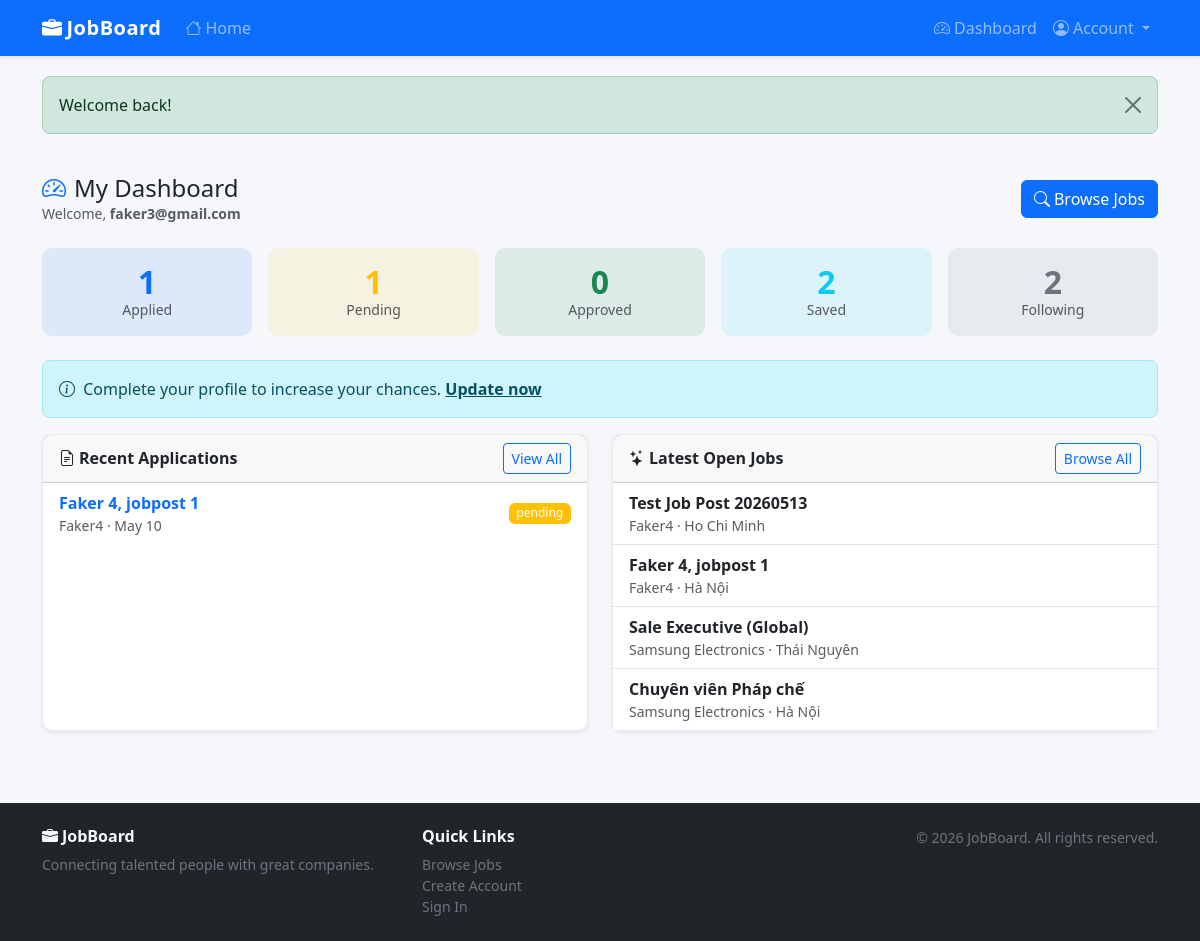
Page /jobseeker/dashboard.php (signed in) on the committed database.
### tables this page shows
CREATE TABLE `jobseeker_profiles` (
  `id`          int(10) UNSIGNED NOT NULL AUTO_INCREMENT,
  `user_id`     int(10) UNSIGNED NOT NULL,
  `fullname`    varchar(150)     NOT NULL DEFAULT '',
  `phone`       varchar(30)      DEFAULT NULL,
  `bio`         text             DEFAULT NULL,
  `cv_path`     varchar(255)     DEFAULT NULL,
  `avatar_path` varchar(255)     DEFAULT NULL,
  `last_update` datetime         DEFAULT NULL,
  `skills`      text             DEFAULT NULL COMMENT 'Comma-separated list of skills',
  `education`   varchar(255)     DEFAULT NULL,
  `location`    varchar(255)     DEFAULT NULL,
  `status`      enum('active','inactive') NOT NULL DEFAULT 'active',
  PRIMARY KEY (`id`),
  UNIQUE KEY `uq_jsp_user` (`user_id`),
  CONSTRAINT `fk_jsp_user` FOREIGN KEY (`user_id`) REFERENCES `users` (`id`) ON DELETE CASCADE
);

CREATE TABLE `users` (
  `id`            int(10) UNSIGNED NOT NULL AUTO_INCREMENT,
  `email`         varchar(180)     NOT NULL,
  `password_hash` varchar(255)     NOT NULL,
  `role`          enum('employer','jobseeker') NOT NULL,
  `created_at`    datetime         NOT NULL DEFAULT current_timestamp(),
  `last_login`    datetime         DEFAULT NULL,
  `status`        enum('active','inactive') NOT NULL DEFAULT 'active',
  PRIMARY KEY (`id`),
  UNIQUE KEY `uq_users_email` (`email`)
);

CREATE TABLE `applications` (
  `id`           int(10) UNSIGNED NOT NULL AUTO_INCREMENT,
  `job_id`       int(10) UNSIGNED NOT NULL,
  `jobseeker_id` int(10) UNSIGNED NOT NULL,
  `cover_letter` text             DEFAULT NULL,
  `status`       enum('pending','approved','rejected') NOT NULL DEFAULT 'pending',
  `applied_at`   datetime         NOT NULL DEFAULT current_timestamp(),
  PRIMARY KEY (`id`),
  UNIQUE KEY `uq_jobseeker_employer_active` (`job_id`,`jobseeker_id`),
  KEY `idx_app_jobseeker` (`jobseeker_id`),
  CONSTRAINT `fk_app_job`    FOREIGN KEY (`job_id`)       REFERENCES `job_posts`          (`id`) ON DELETE CASCADE,
  CONSTRAINT `fk_app_seeker` FOREIGN KEY (`jobseeker_id`) REFERENCES `jobseeker_profiles` (`id`) ON DELETE CASCADE
);

CREATE TABLE `job_posts` (
  `id`           int(10) UNSIGNED NOT NULL AUTO_INCREMENT,
  `employer_id`  int(10) UNSIGNED NOT NULL,
  `title`        varchar(200)     NOT NULL,
  `description`  text             NOT NULL,
  `requirements` text             DEFAULT NULL,
  `salary`       varchar(100)     DEFAULT NULL COMMENT 'DEPRECATED — use salary_min/salary_max',
  `salary_min`   bigint(20)       DEFAULT NULL,
  `salary_max`   bigint(20)       DEFAULT NULL,
  `currency`     enum('VND','USD','EUR') NOT NULL DEFAULT 'VND',
  `end_date`     date             DEFAULT NULL COMMENT 'Application deadline',
  `recruit_type` enum('fulltime','parttime','online','offline') NOT NULL DEFAULT 'fulltime',
  `location`     varchar(150)     DEFAULT NULL,
  `category`     varchar(100)     DEFAULT NULL,
  `status`       enum('open','closed') NOT NULL DEFAULT 'open',
  `created_at`   datetime         NOT NULL DEFAULT current_timestamp(),
  PRIMARY KEY (`id`),
  KEY `idx_jp_employer`  (`employer_id`),
  KEY `idx_jp_status`    (`status`),
  KEY `idx_jp_created`   (`created_at`),
  KEY `idx_jp_end_date`  (`end_date`),
  CONSTRAINT `fk_jp_employer` FOREIGN KEY (`employer_id`) REFERENCES `employer_profiles` (`id`) ON DELETE CASCADE
);

CREATE TABLE `employer_profiles` (
  `id`                       int(10) UNSIGNED NOT NULL AUTO_INCREMENT,
  `user_id`                  int(10) UNSIGNED NOT NULL,
  `company_name`             varchar(200)     NOT NULL DEFAULT '',
  `description`              text             DEFAULT NULL,
  `logo_path`                varchar(255)     DEFAULT NULL,
  `website`                  varchar(255)     DEFAULT NULL,
  `address`                  varchar(255)     DEFAULT NULL,
  `no_employees`             int(10) UNSIGNED DEFAULT NULL COMMENT 'Number of employees',
  `business_registration_no` varchar(50)      DEFAULT NULL COMMENT 'Số đăng ký kinh doanh',
  PRIMARY KEY (`id`),
  UNIQUE KEY `uq_ep_user` (`user_id`),
  CONSTRAINT `fk_ep_user` FOREIGN KEY (`user_id`) REFERENCES `users` (`id`) ON DELETE CASCADE
);

### includes/auth.php (called while the page is built, shortened)
<?php
function getCurrentUser(): ?array
{
    $pdo  = getDB();
    $role = $_SESSION['role'];
    if ($role === 'employer') {
        $stmt = $pdo->prepare(
            'SELECT u.*, ep.id AS profile_id, ep.company_name, ep.description,
                    ep.logo_path, ep.website, ep.address,
                    ep.no_employees, ep.business_registration_no
             FROM users u
             LEFT JOIN employer_profiles ep ON ep.user_id = u.id
             WHERE u.id = ?'
        );
    } else {
        $stmt = $pdo->prepare(
            'SELECT u.*, jsp.id AS profile_id, jsp.fullname, jsp.phone,
                    jsp.bio, jsp.cv_path, jsp.avatar_path,
                    jsp.skills, jsp.education,
                    jsp.location  AS profile_location,
                    jsp.status    AS profile_status,
                    jsp.last_update
             FROM users u
             LEFT JOIN jobseeker_profiles jsp ON jsp.user_id = u.id
             WHERE u.id = ?'
        );
    }
    $stmt->execute([$_SESSION['user_id']]);
    return $stmt->fetch() ?: null;
}

### jobseeker/dashboard.php (the view, shortened to what this page needs)
<?php
require_once __DIR__ . '/../includes/auth.php';
$user  = getCurrentUser();
$jspId = $user['profile_id'];
try {
    $pdo = getDB();
    $statsStmt = $pdo->prepare(
        "SELECT
           (SELECT COUNT(*) FROM applications WHERE jobseeker_id = ?) AS total_apps,
           (SELECT COUNT(*) FROM applications WHERE jobseeker_id = ? AND status = 'pending') AS pending,
           (SELECT COUNT(*) FROM applications WHERE jobseeker_id = ? AND status = 'approved') AS approved,
           (SELECT COUNT(*) FROM saved_jobs WHERE jobseeker_id = ?) AS saved,
           (SELECT COUNT(*) FROM followed_companies WHERE jobseeker_id = ?) AS followed"
    );
    $statsStmt->execute([$jspId, $jspId, $jspId, $jspId, $jspId]);
    $stats = $statsStmt->fetch();
    $appStmt = $pdo->prepare(
        'SELECT a.id, a.status, a.applied_at,
                jp.id AS job_id, jp.title AS job_title,
                ep.company_name
         FROM applications a
         JOIN job_posts jp ON jp.id = a.job_id
         JOIN employer_profiles ep ON ep.id = jp.employer_id
         WHERE a.jobseeker_id = ?
         ORDER BY a.applied_at DESC LIMIT 5'
    );
    $appStmt->execute([$jspId]);
    $recentApps = $appStmt->fetchAll();
    $recStmt = $pdo->query(
        "SELECT jp.id, jp.title, jp.location, jp.salary, ep.company_name
         FROM job_posts jp
         JOIN employer_profiles ep ON ep.id = jp.employer_id
         WHERE jp.status = 'open'
         ORDER BY jp.created_at DESC LIMIT 4"
    );
    $recommended = $recStmt->fetchAll();
} catch (PDOException $e) {
    error_log($e->getMessage());
    $stats      = ['total_apps' => 0, 'pending' => 0, 'approved' => 0, 'saved' => 0, 'followed' => 0];
    $recentApps = $recommended = [];
}
$badgeMap = ['pending' => 'warning', 'approved' => 'success', 'rejected' => 'danger'];
require_once __DIR__ . '/../includes/header.php';
?>
<div class="d-flex justify-content-between align-items-center mb-4">
  <div>
    <h4 class="mb-0">
      <i class="bi bi-speedometer2 me-2 text-primary"></i>My Dashboard
    </h4>
    <p class="text-muted mb-0 small">
      Welcome, <strong><?= htmlspecialchars($user['fullname'] ?: $user['email']) ?></strong>
    </p>
  </div>
  <a href="/website/index.php" class="btn btn-primary">
    <i class="bi bi-search me-1"></i>Browse Jobs
  </a>
</div>
<div class="row g-3 mb-4">
  <div class="col-6 col-md">
    <div class="card border-0 bg-primary bg-opacity-10 text-center py-3">
      <div class="fs-2 fw-bold text-primary"><?= $stats['total_apps'] ?></div>
      <div class="small text-muted">Applied</div>
    </div>
  </div>
  <div class="col-6 col-md">
    <div class="card border-0 bg-warning bg-opacity-10 text-center py-3">
      <div class="fs-2 fw-bold text-warning"><?= $stats['pending'] ?></div>
      <div class="small text-muted">Pending</div>
    </div>
  </div>
  <div class="col-6 col-md">
    <div class="card border-0 bg-success bg-opacity-10 text-center py-3">
      <div class="fs-2 fw-bold text-success"><?= $stats['approved'] ?></div>
      <div class="small text-muted">Approved</div>
    </div>
  </div>
  <div class="col-6 col-md">
    <div class="card border-0 bg-info bg-opacity-10 text-center py-3">
      <div class="fs-2 fw-bold text-info"><?= $stats['saved'] ?></div>
      <div class="small text-muted">Saved</div>
    </div>
  </div>
  <div class="col-6 col-md">
    <div class="card border-0 bg-secondary bg-opacity-10 text-center py-3">
      <div class="fs-2 fw-bold text-secondary"><?= $stats['followed'] ?></div>
      <div class="small text-muted">Following</div>
    </div>
  </div>
</div>
<?php if (!$user['fullname'] || !$user['cv_path']): ?>
  <div class="alert alert-info">
    <i class="bi bi-info-circle me-1"></i>
    <?= !$user['fullname'] ? 'Complete your profile' : 'Upload your CV' ?>
    to increase your chances.
    <a href="/website/jobseeker/profile.php" class="alert-link">Update now</a>
  </div>
<?php endif; ?>
<div class="row g-4">
  <div class="col-lg-6">
    <div class="card shadow-sm h-100">
      <div class="card-header d-flex justify-content-between align-items-center">
        <strong><i class="bi bi-file-earmark-text me-1"></i>Recent Applications</strong>
        <a href="/website/jobseeker/my_applications.php" class="btn btn-sm btn-outline-primary">View All</a>
      </div>
      <div class="card-body p-0">
        <?php if (empty($recentApps)): ?>
          <p class="text-muted text-center py-4">No applications yet.</p>
        <?php else: ?>
          <div class="list-group list-group-flush">
            <?php foreach ($recentApps as $app): ?>
              <div class="list-group-item d-flex justify-content-between align-items-center">
                <div>
                  <a href="/website/jobseeker/job_detail.php?id=<?= $app['job_id'] ?>"
                     class="fw-semibold text-decoration-none">
                    <?= htmlspecialchars($app['job_title']) ?>
                  </a>
                  <div class="small text-muted">
                    <?= htmlspecialchars($app['company_name']) ?>
                    · <?= date('M j', strtotime($app['applied_at'])) ?>
                  </div>
                </div>
                <span class="badge bg-<?= $badgeMap[$app['status']] ?>">
                  <?= $app['status'] ?>
                </span>
              </div>
            <?php endforeach; ?>
          </div>
        <?php endif; ?>
      </div>
    </div>
  </div>
  <div class="col-lg-6">
    <div class="card shadow-sm h-100">
      <div class="card-header d-flex justify-content-between align-items-center">
        <strong><i class="bi bi-stars me-1"></i>Latest Open Jobs</strong>
        <a href="/website/index.php" class="btn btn-sm btn-outline-primary">Browse All</a>
      </div>
      <div class="card-body p-0">
        <div class="list-group list-group-flush">
          <?php foreach ($recommended as $job): ?>
            <a href="/website/jobseeker/job_detail.php?id=<?= $job['id'] ?>"
               class="list-group-item list-group-item-action">
              <div class="fw-semibold"><?= htmlspecialchars($job['title']) ?></div>
              <div class="small text-muted">
                <?= htmlspecialchars($job['company_name']) ?>
                <?php if ($job['location']): ?> · <?= htmlspecialchars($job['location']) ?><?php endif; ?>
              </div>
            </a>
          <?php endforeach; ?>
        </div>
      </div>
    </div>
  </div>
</div>
<?php require_once __DIR__ . '/../includes/footer.php'; ?>

### assets/css/style.css (style rules this page uses)
html { scroll-padding-top: 70px; }
body { font-family: 'Segoe UI', system-ui, -apple-system, sans-serif; background-color: #f5f7fa; color: #212529; padding-top: 60px; display: flex; flex-direction: column; min-height: 100vh; }
.card { border: 1px solid rgba(0, 0, 0, .08); border-radius: .625rem; }
.badge { font-weight: 500; }
.alert { border-radius: .5rem; }
.card .fs-2 { line-height: 1.1; }

### rows in the picture
jobseeker_profiles: user.email "faker3@gmail.com"
applications: job.title "Faker 4, jobpost 1", employer_profiles.company_name "Faker4", applied_at "May 10", status "pending"
job_posts: title "Test Job Post 20260513", employer.company_name "Faker4", location "Ho Chi Minh"
job_posts: title "Faker 4, jobpost 1", employer.company_name "Faker4", location "Hà Nội"
job_posts: title "Sale Executive (Global)", employer.company_name "Samsung Electronics", location "Thái Nguyên"
job_posts: title "Chuyên viên Pháp chế", employer.company_name "Samsung Electronics", location "Hà Nội"

### other values in the picture
$flash['msg'] "Welcome back!"
$stats['total_apps'] "1"
$stats['pending'] "1"
$stats['approved'] "0"
$stats['saved'] "2"
$stats['followed'] "2"
